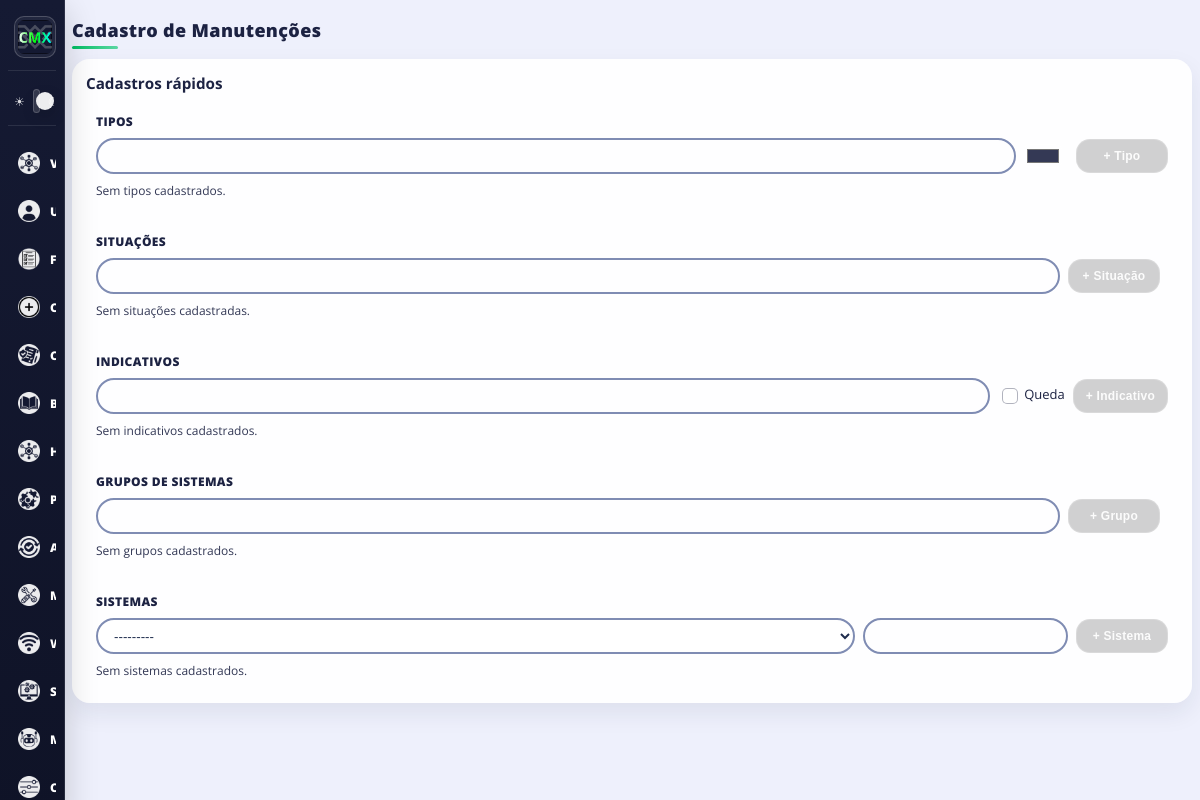
Before: /maintenance/catalog/ (signed in) with the older database file.
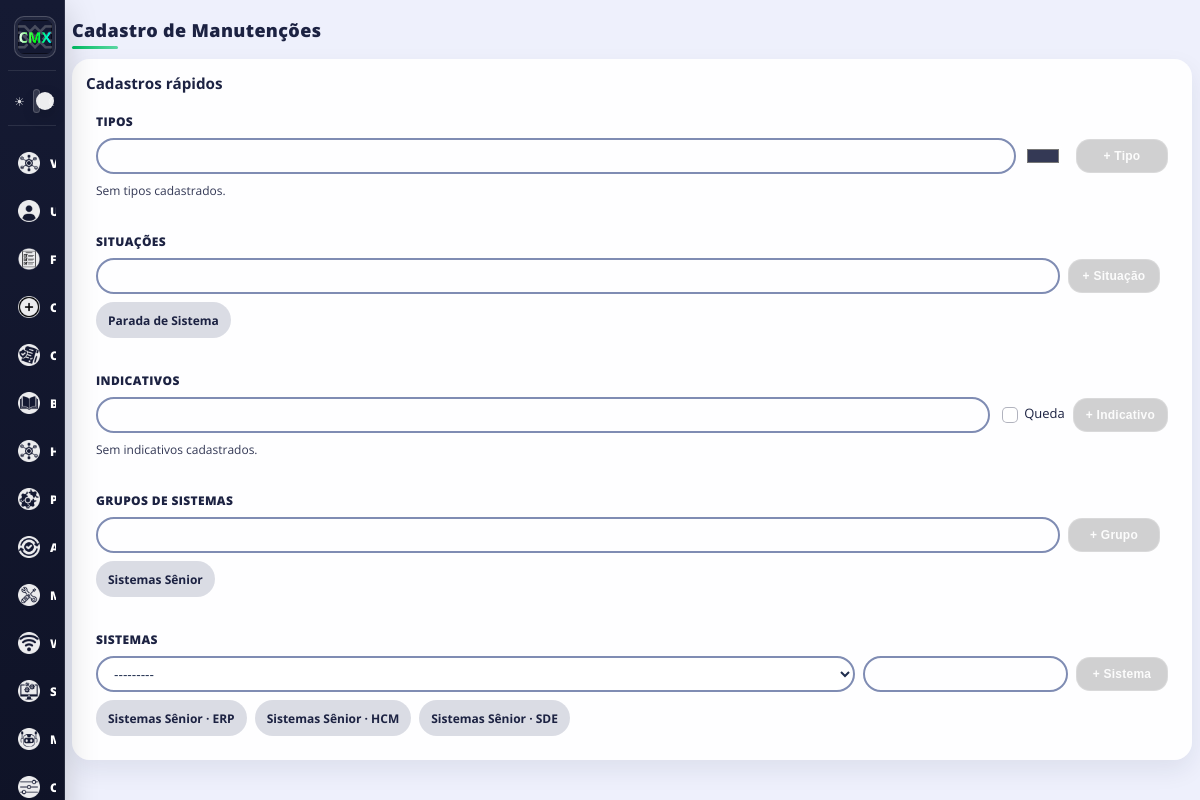
After: the same page with the newer database file.
### tiqueue/models.py (models this page shows, shortened)
class MaintenanceSituation(models.Model):
    name = models.CharField(max_length=100, unique=True)
    is_active = models.BooleanField(default=True)
    created_at = models.DateTimeField(auto_now_add=True)
    class Meta:
        ordering = ["name", "id"]

class MaintenanceSystemGroup(models.Model):
    name = models.CharField(max_length=120, unique=True)
    description = models.TextField(blank=True, null=True)
    is_active = models.BooleanField(default=True)
    created_at = models.DateTimeField(auto_now_add=True)
    class Meta:
        ordering = ["name", "id"]
    def __str__(self):
        return self.name

class MaintenanceSystem(models.Model):
    group = models.ForeignKey(MaintenanceSystemGroup, on_delete=models.CASCADE, related_name="systems")
    name = models.CharField(max_length=120)
    description = models.TextField(blank=True, null=True)
    is_active = models.BooleanField(default=True)
    created_at = models.DateTimeField(auto_now_add=True)
    class Meta:
        ordering = ["group__name", "name", "id"]
        unique_together = ("group", "name")

### tiqueue/views.py (the view, shortened to what this page needs)
# urls.py: path('maintenance/catalog/', views.maintenanceCatalogPage, name='maintenanceCatalogPage'),
@login_required
def maintenanceCatalogPage(request):
    forms_data = _maintenance_catalog_forms()
    return render(
        request,
        "tiqueue/maintenance_catalog.html",
        {
            **forms_data,
            "types": MaintenanceType.objects.all().order_by("name"),
            "situations": MaintenanceSituation.objects.all().order_by("name"),
            "indicators": MaintenanceIndicator.objects.all().order_by("name"),
            "system_groups": MaintenanceSystemGroup.objects.all().order_by("name"),
            "systems": MaintenanceSystem.objects.select_related("group").all().order_by("group__name", "name"),
        },
    )

### tiqueue/forms.py
class MaintenanceTypeForm(forms.ModelForm):
    class Meta:
        model = MaintenanceType
        fields = ["name", "color", "is_active"]
        widgets = {
            "color": forms.TextInput(attrs={"type": "color", "class": "queue-color"}),
        }

class MaintenanceSituationForm(forms.ModelForm):
    class Meta:
        model = MaintenanceSituation
        fields = ["name", "is_active"]

### tiqueue/context_processors.py (called while the page is built)
def system_config(request):
    cfg = SystemConfig.objects.order_by("-updated_at", "-id").first()
    return {
        "sidebar_system_version": (cfg.system_version if cfg and cfg.system_version else ""),
    }

### tiqueue/views.py (called while the page is built)
def _maintenance_catalog_forms():
    return {
        "type_form": MaintenanceTypeForm(prefix="type"),
        "situation_form": MaintenanceSituationForm(prefix="sit"),
        "indicator_form": MaintenanceIndicatorForm(prefix="ind"),
        "group_form": MaintenanceSystemGroupForm(prefix="grp"),
        "system_form": MaintenanceSystemForm(prefix="sys"),
    }

### templates/tiqueue/maintenance_catalog.html (shortened to what the changed rows need)
{% load static %}
<!DOCTYPE html>
<html lang="pt-BR">
<head>
    <link rel="stylesheet" href="{% static '/style/theme.css'%}">
    <link rel="stylesheet" href="{% static '/style/mainQueue.css'%}">
</head>
<body>
<div class="queue_main maintenance-page">
    <div class="headerMain"><div class="headerTitle"><h1>Cadastro de Manutenções</h1></div></div>
    <section class="checklist-card checklist-form-card maintenance-catalog-card maintenance-catalog-modern">
        <div class="maintenance-catalog-grid maintenance-catalog-grid-modern">
            <div class="maintenance-catalog-block">
                <div class="maintenance-chip-list">
                    {% for item in situations %}<span class="maintenance-chip">{{ item.name }}</span>{% empty %}<span class="maintenance-chip-empty">Sem situações cadastradas.</span>{% endfor %}
                </div>
            </div>
            <div class="maintenance-catalog-block">
                <div class="maintenance-chip-list">
                    {% for item in system_groups %}<span class="maintenance-chip">{{ item.name }}</span>{% empty %}<span class="maintenance-chip-empty">Sem grupos cadastrados.</span>{% endfor %}
                </div>
            </div>
            <div class="maintenance-catalog-block">
                <div class="maintenance-chip-list">
                    {% for item in systems %}<span class="maintenance-chip">{{ item.group.name }} · {{ item.name }}</span>{% empty %}<span class="maintenance-chip-empty">Sem sistemas cadastrados.</span>{% endfor %}
                </div>
            </div>
        </div>
    </section>
</div>
</body>
</html>

Changed rows visible on the page:
added MaintenanceSituation: name "Parada de Sistema"
added MaintenanceSystemGroup: name "Sistemas Sênior"
added MaintenanceSystem: group.name "Sistemas Sênior", name "ERP"
added MaintenanceSystem: group.name "Sistemas Sênior", name "HCM"
added MaintenanceSystem: group.name "Sistemas Sênior", name "SDE"
Other visible differences:
text no longer shown: "Sem situações cadastradas. Sem grupos cadastrados. Sem sistemas cadastrados."
